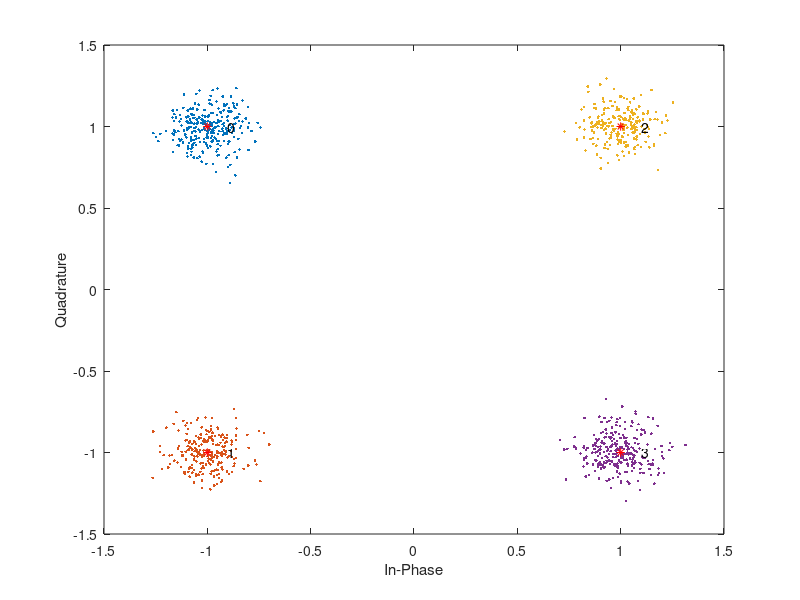

Here is the MATLAB script that generated this plot:
%This MATLAB code performs 8-QAM modulation on random data, adds AWGN to the signal, and then visualizes the received signal points alongside a reference constellation for evaluation.
clear; clc;
m=2;
q=2^m;%Number of quadratures
data = randi([0 (q-1)],1000,1);%generate 0-7 random array
txSig = qammod(data,q);%Modulate using 8qam
rxSig = awgn(txSig,20,'measured');%Pass la modulate signal through an AWGN
rxData = qamdemod(rxSig.*exp(-1i*0),q);%demodulate using initial phase pi/8
refpts = qammod((0:q-1)',q) .* exp(1i*0);%Generate the reference constellation points
%Plot the received signal points corresponding to symbols 0 and 3 and overlay the reference constellation. The received data corresponding to those symbols is displayed.
for g=0:q
    txt=['Symbols=',num2str(g)];
    plot(rxSig(rxData==g),'.','DisplayName',txt);
    hold on
end
% legend show;
text(real(refpts)+0.1,imag(refpts),num2str((0:q-1)'))
plot(refpts,'r*','DisplayName','Reference constellation');
xlabel('In-Phase')
ylabel('Quadrature')
% legend('location','best')